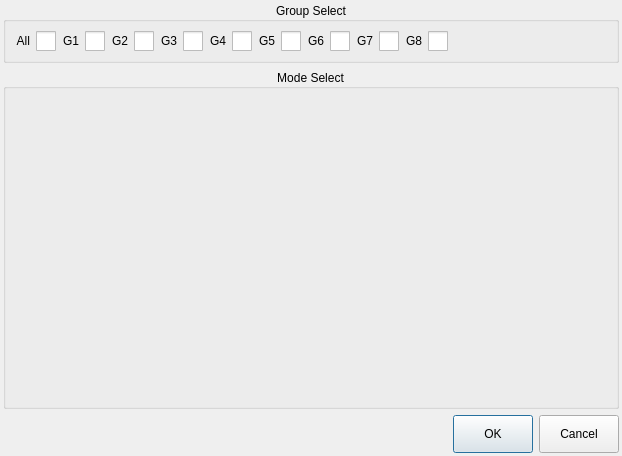
<?xml version="1.0" encoding="UTF-8"?>
<ui version="4.0">
 <class>DisplaySelectDialog</class>
 <widget class="QDialog" name="DisplaySelectDialog">
  <property name="geometry">
   <rect>
    <x>0</x>
    <y>0</y>
    <width>622</width>
    <height>456</height>
   </rect>
  </property>
  <property name="windowTitle">
   <string>Dialog</string>
  </property>
  <property name="layoutDirection">
   <enum>Qt::LeftToRight</enum>
  </property>
  <layout class="QVBoxLayout" name="verticalLayout" stretch="0,1,0">
   <property name="spacing">
    <number>6</number>
   </property>
   <property name="leftMargin">
    <number>3</number>
   </property>
   <property name="topMargin">
    <number>2</number>
   </property>
   <property name="rightMargin">
    <number>3</number>
   </property>
   <property name="bottomMargin">
    <number>3</number>
   </property>
   <item>
    <widget class="QGroupBox" name="groupBox">
     <property name="title">
      <string>Group Select</string>
     </property>
     <property name="alignment">
      <set>Qt::AlignCenter</set>
     </property>
     <layout class="QHBoxLayout" name="horizontalLayout">
      <item>
       <widget class="QCheckBox" name="checkBox">
        <property name="layoutDirection">
         <enum>Qt::RightToLeft</enum>
        </property>
        <property name="styleSheet">
         <string notr="true">QCheckBox::Indicator {
    width: 20px;
    height: 20px;
}</string>
        </property>
        <property name="text">
         <string>All</string>
        </property>
        <property name="iconSize">
         <size>
          <width>16</width>
          <height>16</height>
         </size>
        </property>
        <attribute name="buttonGroup">
         <string notr="true">buttonGroup</string>
        </attribute>
       </widget>
      </item>
      <item>
       <widget class="QCheckBox" name="checkBox_1">
        <property name="layoutDirection">
         <enum>Qt::RightToLeft</enum>
        </property>
        <property name="styleSheet">
         <string notr="true">QCheckBox::Indicator {
    width: 20px;
    height: 20px;
}</string>
        </property>
        <property name="text">
         <string>G1</string>
        </property>
        <attribute name="buttonGroup">
         <string notr="true">buttonGroup</string>
        </attribute>
       </widget>
      </item>
      <item>
       <widget class="QCheckBox" name="checkBox_2">
        <property name="layoutDirection">
         <enum>Qt::RightToLeft</enum>
        </property>
        <property name="styleSheet">
         <string notr="true">QCheckBox::Indicator {
    width: 20px;
    height: 20px;
}</string>
        </property>
        <property name="text">
         <string>G2</string>
        </property>
        <attribute name="buttonGroup">
         <string notr="true">buttonGroup</string>
        </attribute>
       </widget>
      </item>
      <item>
       <widget class="QCheckBox" name="checkBox_3">
        <property name="layoutDirection">
         <enum>Qt::RightToLeft</enum>
        </property>
        <property name="styleSheet">
         <string notr="true">QCheckBox::Indicator {
    width: 20px;
    height: 20px;
}</string>
        </property>
        <property name="text">
         <string>G3</string>
        </property>
        <attribute name="buttonGroup">
         <string notr="true">buttonGroup</string>
        </attribute>
       </widget>
      </item>
      <item>
       <widget class="QCheckBox" name="checkBox_4">
        <property name="layoutDirection">
         <enum>Qt::RightToLeft</enum>
        </property>
        <property name="styleSheet">
         <string notr="true">QCheckBox::Indicator {
    width: 20px;
    height: 20px;
}</string>
        </property>
        <property name="text">
         <string>G4</string>
        </property>
        <attribute name="buttonGroup">
         <string notr="true">buttonGroup</string>
        </attribute>
       </widget>
      </item>
      <item>
       <widget class="QCheckBox" name="checkBox_5">
        <property name="layoutDirection">
         <enum>Qt::RightToLeft</enum>
        </property>
        <property name="styleSheet">
         <string notr="true">QCheckBox::Indicator {
    width: 20px;
    height: 20px;
}</string>
        </property>
        <property name="text">
         <string>G5</string>
        </property>
        <attribute name="buttonGroup">
         <string notr="true">buttonGroup</string>
        </attribute>
       </widget>
      </item>
      <item>
       <widget class="QCheckBox" name="checkBox_6">
        <property name="layoutDirection">
         <enum>Qt::RightToLeft</enum>
        </property>
        <property name="styleSheet">
         <string notr="true">QCheckBox::Indicator {
    width: 20px;
    height: 20px;
}</string>
        </property>
        <property name="text">
         <string>G6</string>
        </property>
        <attribute name="buttonGroup">
         <string notr="true">buttonGroup</string>
        </attribute>
       </widget>
      </item>
      <item>
       <widget class="QCheckBox" name="checkBox_7">
        <property name="layoutDirection">
         <enum>Qt::RightToLeft</enum>
        </property>
        <property name="styleSheet">
         <string notr="true">QCheckBox::Indicator {
    width: 20px;
    height: 20px;
}</string>
        </property>
        <property name="text">
         <string>G7</string>
        </property>
        <attribute name="buttonGroup">
         <string notr="true">buttonGroup</string>
        </attribute>
       </widget>
      </item>
      <item>
       <widget class="QCheckBox" name="checkBox_8">
        <property name="layoutDirection">
         <enum>Qt::RightToLeft</enum>
        </property>
        <property name="styleSheet">
         <string notr="true">QCheckBox::Indicator {
    width: 20px;
    height: 20px;
}</string>
        </property>
        <property name="text">
         <string>G8</string>
        </property>
        <property name="autoExclusive">
         <bool>false</bool>
        </property>
        <attribute name="buttonGroup">
         <string notr="true">buttonGroup</string>
        </attribute>
       </widget>
      </item>
      <item>
       <spacer name="horizontalSpacer">
        <property name="orientation">
         <enum>Qt::Horizontal</enum>
        </property>
        <property name="sizeHint" stdset="0">
         <size>
          <width>40</width>
          <height>20</height>
         </size>
        </property>
       </spacer>
      </item>
     </layout>
    </widget>
   </item>
   <item>
    <widget class="QGroupBox" name="groupBox_2">
     <property name="title">
      <string>Mode Select</string>
     </property>
     <property name="alignment">
      <set>Qt::AlignCenter</set>
     </property>
     <layout class="QVBoxLayout" name="verticalLayout_2"/>
    </widget>
   </item>
   <item>
    <widget class="QDialogButtonBox" name="buttonBox">
     <property name="sizePolicy">
      <sizepolicy hsizetype="Preferred" vsizetype="Preferred">
       <horstretch>0</horstretch>
       <verstretch>0</verstretch>
      </sizepolicy>
     </property>
     <property name="styleSheet">
      <string notr="true"> QPushButton
{
	height:30px;
}</string>
     </property>
     <property name="standardButtons">
      <set>QDialogButtonBox::Cancel|QDialogButtonBox::Ok</set>
     </property>
    </widget>
   </item>
  </layout>
 </widget>
 <resources/>
 <connections>
  <connection>
   <sender>buttonBox</sender>
   <signal>rejected()</signal>
   <receiver>DisplaySelectDialog</receiver>
   <slot>reject()</slot>
   <hints>
    <hint type="sourcelabel">
     <x>522</x>
     <y>546</y>
    </hint>
    <hint type="destinationlabel">
     <x>454</x>
     <y>527</y>
    </hint>
   </hints>
  </connection>
 </connections>
 <slots>
  <slot>do_checkBox_clicked(bool)</slot>
 </slots>
 <buttongroups>
  <buttongroup name="buttonGroup">
   <property name="exclusive">
    <bool>false</bool>
   </property>
  </buttongroup>
 </buttongroups>
</ui>
